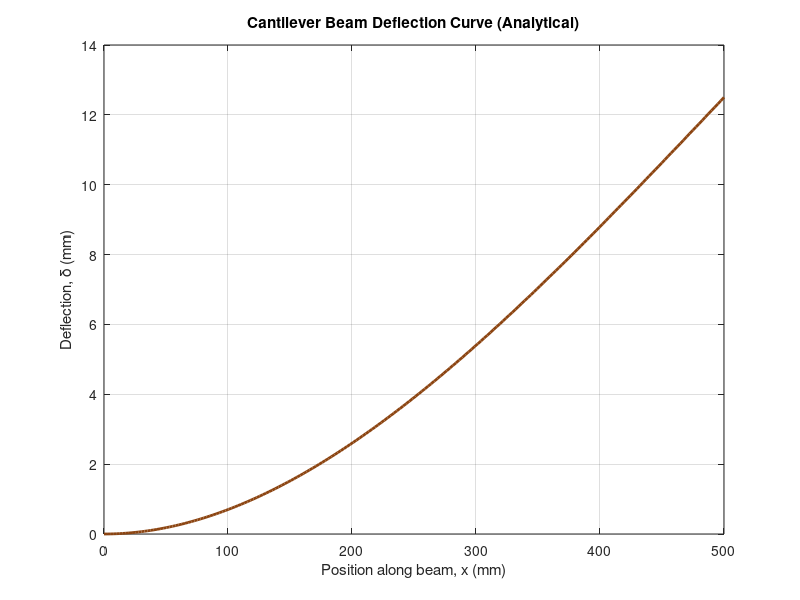

Write the MATLAB code that produced this figure.





L   = 0.5;                      
b   = 0.02;                   
h   = 0.01;        

E   = 200e9;       
sigma_yield = 250e6;                 


P   = 100;         


I = (b * h^3) / 12;     



delta_max = (P * L^3) / (3 * E * I);
M_max     = P * L;
sigma_max = (M_max * (h/2)) / I;
safety_factor = sigma_yield / sigma_max;


x = linspace(0, L, 200);
delta_x = (P .* x.^2 .* (3*L - x)) / (6 * E * I);  


fprintf('=========================================\n');
fprintf(' CANTILEVER BEAM — ANALYTICAL RESULTS\n');
fprintf('=========================================\n');
fprintf(' Length (L)            : %.4f m\n', L);
fprintf(' Cross-section (b x h) : %.4f m x %.4f m\n', b, h);
fprintf(' Second moment (I)     : %.6e m^4\n', I);
fprintf(' Load (P)              : %.2f N\n', P);
fprintf('-----------------------------------------\n');
fprintf(' Max deflection        : %.6f mm\n', delta_max * 1000);
fprintf(' Max bending moment    : %.4f N.m\n', M_max);
fprintf(' Max bending stress    : %.4f MPa\n', sigma_max / 1e6);
fprintf(' Safety factor         : %.2f\n', safety_factor);
fprintf('=========================================\n');


figure;
plot(x*1000, delta_x*1000, 'LineWidth', 2, 'Color', [0.55 0.27 0.07]);
grid on;
xlabel('Position along beam, x (mm)');
ylabel('Deflection, \delta (mm)');
title('Cantilever Beam Deflection Curve (Analytical)');
saveas(gcf, '../results/deflection_curve.png');

fprintf('\nPlot saved to results/deflection_curve.png\n');
fprintf('Now run the same geometry/load in SolidWorks Simulation and\n');
fprintf('fill in results/comparison_table.md with both sets of numbers.\n');
